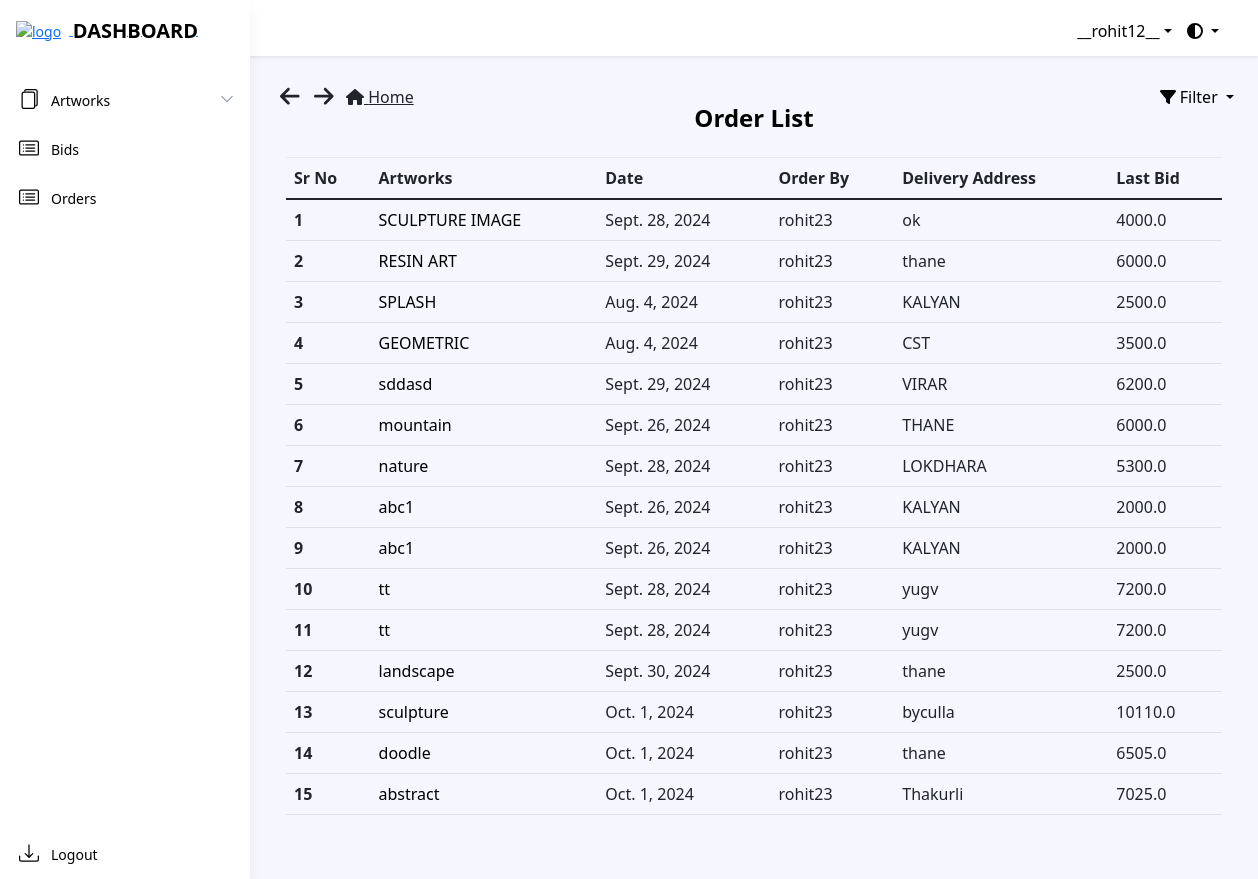
/dashboard/order/ (signed in), run on an earlier commit of the app's database.
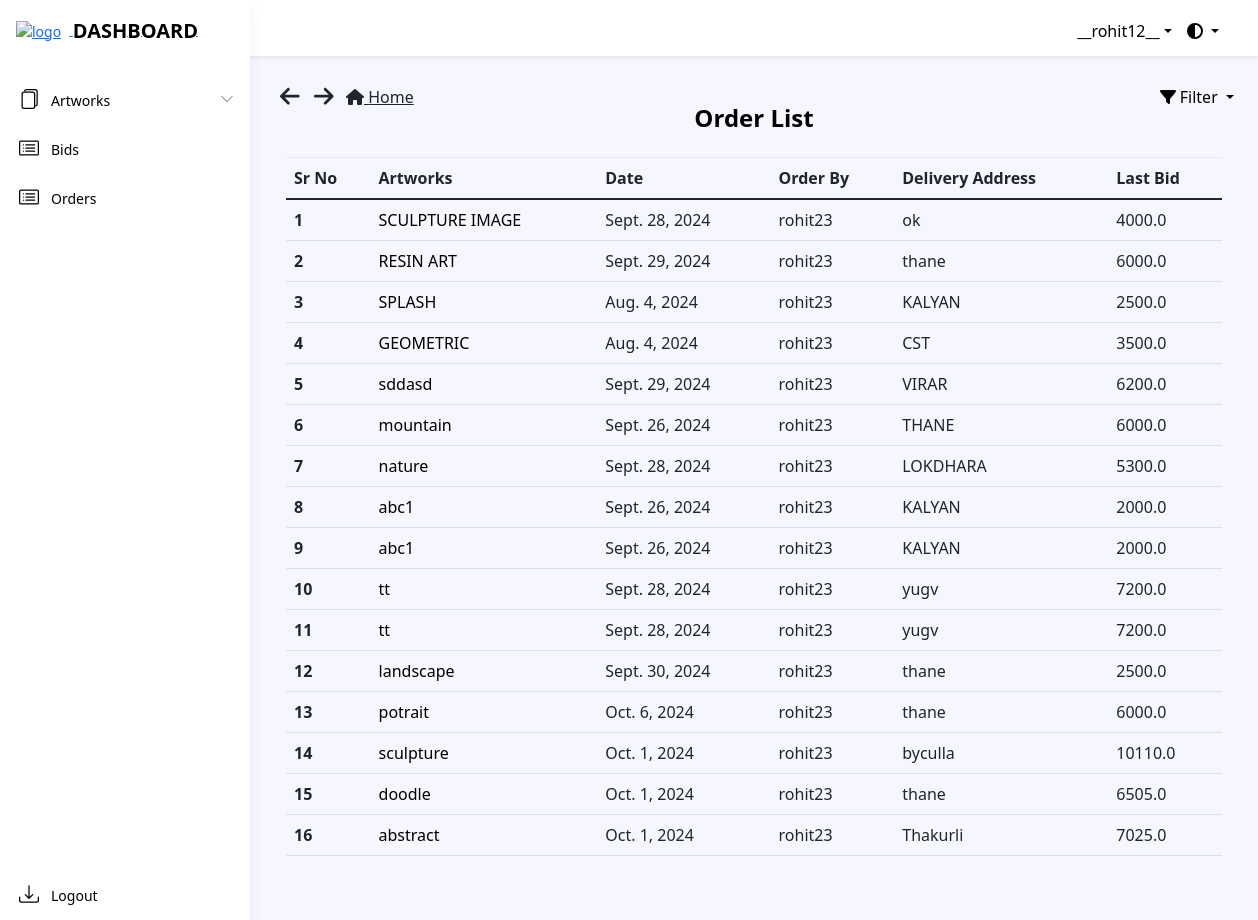
And on a later commit of the database.
### dashboard/models.py (models this page shows, shortened)
class OrderModel(models.Model):
    user = models.ForeignKey(settings.AUTH_USER_MODEL, on_delete=models.CASCADE)
    product = models.ForeignKey(Artwork, on_delete=models.CASCADE)
    order_date = models.DateField(auto_now_add=True)
    order_qty = models.IntegerField(default=0, null=False)
    delivery_at = models.TextField(default=" ", null=False)
    order_price = models.FloatField(default=0, null=False)

class Artwork(models.Model):
    product_id = models.CharField(max_length=255, default="")
    product_name = models.CharField(max_length=255, default="", blank=False, null=False)
    product_price = models.IntegerField(default=0, null=False)
    opening_bid = models.IntegerField(default=0)
    product_cat = models.ForeignKey('Catalogue', on_delete=models.CASCADE)
    product_qty = models.IntegerField(default=0)
    product_image = models.ImageField(upload_to='arts/')
    dimension_unit = models.CharField(max_length=2, choices=[('cm', 'Centimeters'), ('ft', 'Feet')])
    length_in_centimeters = models.FloatField(default=0.0, blank=True, null=True)
    width_in_centimeters = models.FloatField(default=0.0, blank=True, null=True)
    foot = models.FloatField(default=0, blank=True, null=True)
    inches = models.FloatField(default=0, blank=True, null=True)
    created_at = models.DateField(default=timezone.now)  # Default to current time zone's now
    end_date = models.DateField()
    user = models.ForeignKey(settings.AUTH_USER_MODEL, on_delete=models.CASCADE)
    is_sold = models.BooleanField(default=False)
    is_purchased = models.BooleanField(default=False)
    status = models.CharField(max_length=50, choices=[
        ('active', 'Active'),
        ('closed', 'Closed'),
        ('waiting_for_response', 'Waiting for Response'),
        ('unsold', 'Unsold'),
    ], default='active')
    response_deadline = models.DateTimeField(blank=True, null=True)  # To store the deadline for buyer response
    buyer_response = models.CharField(
        max_length=11,
        choices=[('yes', 'Yes'), ('no', 'No'), ('no_response', 'No Response')],
        default='no_response'
    )
    def __str__(self):
        return self.product_name

### dashboard/views.py (the view)
# urls.py: path('order/', views.OrderListView.as_view(), name="order_list"),
class OrderListView(LoginRequiredMixin, ListView):
    model = OrderModel
    template_name = 'dashboard/ordermodel_list.html'
    def get_queryset(self):
        queryset = OrderModel.objects.all()
        if self.request.user.groups.filter(name='SellerGroup').exists():
            queryset = queryset.filter(product__user=self.request.user)
        else:
            queryset = queryset.filter(user=self.request.user)
        filter_param = self.request.GET.get('filter')
        if filter_param == 'asc':
            queryset = queryset.order_by('order_date')
        elif filter_param == 'desc':
            queryset = queryset.order_by('-order_date')
        return queryset

### art/context_processors.py (called while the page is built)
def catalogue_list(request):
    return {"catalogue_list": Catalogue.objects.all()}

### dashboard/models.py (called while the page is built)
    def __str__(self):
        return self.cat_name

### dashboard/templatetags/auth_extras.py (called while the page is built)
@register.filter(name='has_group')
def has_group(user, group_name):
    group = Group.objects.get(name=group_name)
    return True if group in user.groups.all() else False

### templates/dashboard/ordermodel_list.html (shortened to what this page needs)
{% extends './base.html' %}
{% load static %}
{% block links %}
<link rel="stylesheet" href="{% static 'dashboard/css/ordermodel_list.css' %}">
<link rel="stylesheet" href="https://stackpath.bootstrapcdn.com/bootstrap/4.5.2/css/bootstrap.min.css">
{% endblock %}
{% block content %}
{% include './includes/header.html' %}
{% include "art/arrow_button.html" %}
{% load auth_extras %}
<div class="app-wrapper">
    <div class="app-content pt-3 p-md-3 p-lg-4">
        <div class="button-container">
            <i class="fa-solid fa-arrow-left" style="cursor:pointer; font-size:1.4rem; margin-right:10px" onclick="goBack()"></i>
            <i class="fa-solid fa-arrow-right" style="cursor:pointer; font-size:1.4rem; margin-right:15px" onclick="goForward()"></i>
        </div>
        {% if user.is_authenticated %}
        <div class="home-button-container">
            <a href="{% url 'art:index' %}" class="btn-home-order"><i class="fa-solid fa-house"></i> Home</a>
        </div>
        {% endif %}
        <div class="container-xl">
            <h1 class="app-page-title">Order List</h1>
            <div class="filter-dropdown">
                <div class="dropdown-toggle" style="cursor:pointer;" id="filterDropdown" data-toggle="dropdown" aria-haspopup="true" aria-expanded="false">
                    <i class="fa-solid fa-filter"></i> Filter
                </div>
            </div>
            <div class="row g-4 mb-4">
                <table class="table">
                    <thead>
                        <tr>
                            <th scope="col">Sr No</th>
                            <th scope="col">Artworks</th>
                            <th scope="col">Date</th>
                            {% if user|has_group:"SellerGroup" %}
                            <th scope="col">Order By</th>
                            {% endif %}
                            <th scope="col">Delivery Address</th>
                            <th scope="col">Last Bid</th>
                        </tr>
                    </thead>
                    <tbody>
                        {% for order in object_list %}
                        <tr>
                            <th scope="row">{{ forloop.counter }}</th>
                            <td>
                                <a href="#" class="artworks-order" data-toggle="modal" data-target="#productModal{{ order.product.id }}">{{ order.product }}</a>
                            </td>
                            <td>{{ order.order_date }}</td>
                            {% if user|has_group:"SellerGroup" %}
                            <td>{{ order.user }}</td>
                            {% endif %}
                            <td>{{ order.delivery_at }}</td>
                            <td>{{ order.order_price }}</td>
                        </tr>
                        {% empty %}
                        <tr>
                            <td colspan="7" class="text-center">
                                <h3 class="open-sans-empty">No artworks to show</h3>
                            </td>
                        </tr>
                        {% endfor %}
                    </tbody>
                </table>
            </div>
        </div>
    </div>
</div>
{% endblock %}

What changed in the data, as far as the page shows it:
added OrderModel: product "potrait", order_date "Oct. 6, 2024", user "rohit23", delivery_at "thane", order_price "6000.0"
